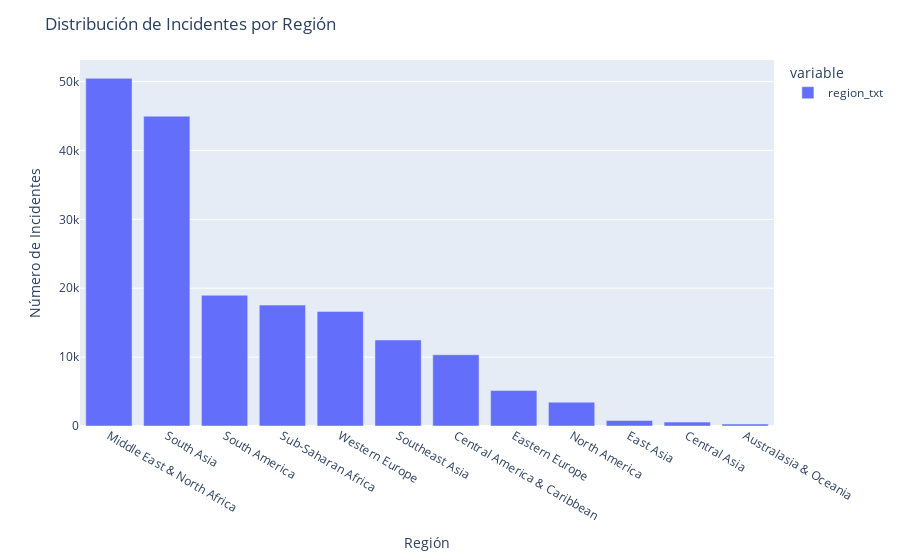

The cell this chart's notebook holds for it:
### Markdown cell above
##### Distribucion por Region

### Code cell
fig = terror['region_txt'].value_counts().plot(kind='bar')
fig.update_layout(
    title="Distribución de Incidentes por Región",
    xaxis_title="Región",
    yaxis_title="Número de Incidentes"
)
fig.show()

### Figure 1 — Plotly figure (JSON) as saved in the notebook; plotly's stock layout.template omitted (floating-point values rounded to 4 significant figures)
{"data": [{"alignmentgroup": "True", "hovertemplate": "variable=region_txt<br>index=%{x}<br>value=%{y}<extra></extra>", "legendgroup": "region_txt", "marker": {"color": "#636efa", "pattern": {"shape": ""}}, "name": "region_txt", "offsetgroup": "region_txt", "orientation": "v", "showlegend": true, "textposition": "auto", "type": "bar", "x": ["Middle East & North Africa", "South Asia", "South America", "Sub-Saharan Africa", "Western Europe", "Southeast Asia", "Central America & Caribbean", "Eastern Europe", "North America", "East Asia", "Central Asia", "Australasia & Oceania"], "xaxis": "x", "y": [50474, 44974, 18978, 17550, 16639, 12485, 10344, 5144, 3456, 802, 563, 282], "yaxis": "y"}], "layout": {"barmode": "relative", "legend": {"title": {"text": "variable"}, "tracegroupgap": 0}, "margin": {"t": 60}, "title": {"text": "Distribución de Incidentes por Región"}, "xaxis": {"anchor": "y", "domain": [0, 1], "title": {"text": "Región"}}, "yaxis": {"anchor": "x", "domain": [0, 1], "title": {"text": "Número de Incidentes"}}}}
